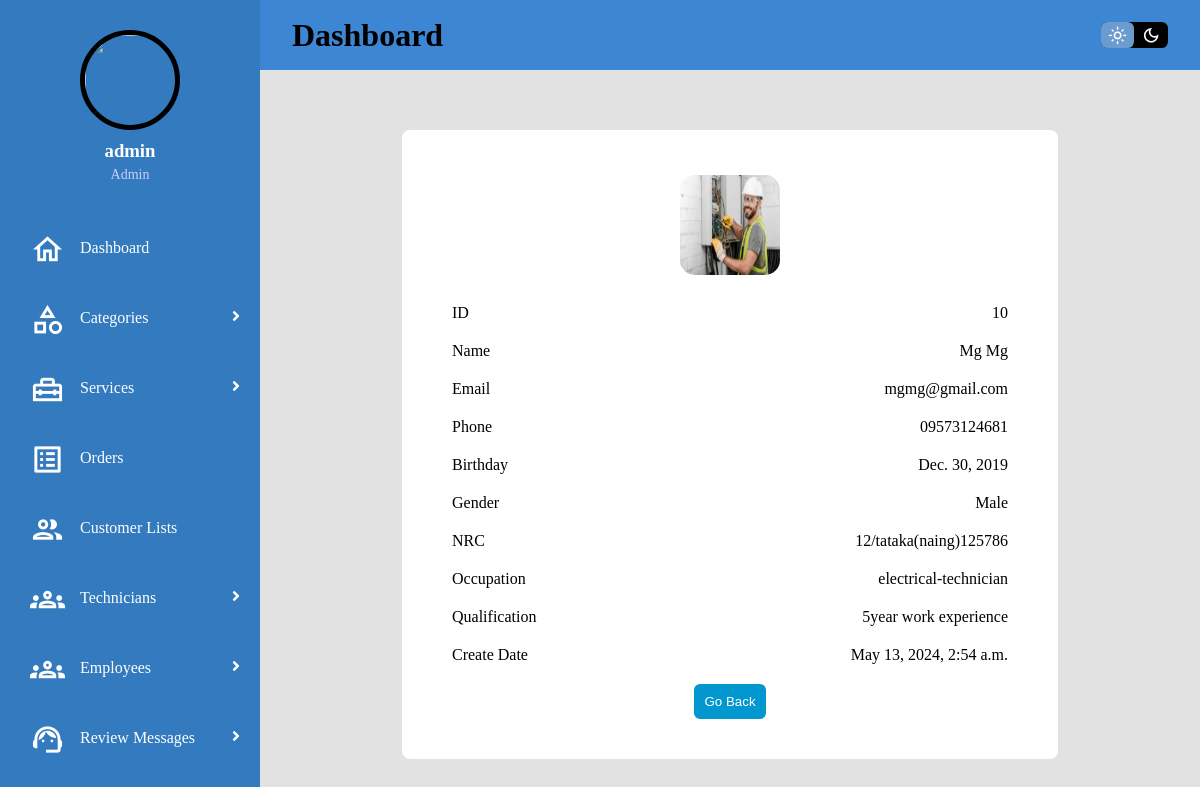
/ets/m_technician/detail/10/ (signed in), run on the app's committed database.
### ETS_app/models.py (models this page shows, shortened)
class Technician(models.Model):
    full_name = models.CharField(max_length=100)
    email = models.EmailField()
    phone = models.CharField(max_length=20)
    birth = models.DateField()
    gender = models.ForeignKey(Gender, on_delete=models.CASCADE, default=None)
    nrc = models.CharField(max_length=100)
    image = models.ImageField(default=None, blank=True)
    occupation = models.ForeignKey(Occupation, on_delete=models.CASCADE, default=None)
    qualification = models.TextField()
    password = models.CharField(max_length=30)
    status = models.BooleanField(default=False)
    create_at = models.DateTimeField(default=None)

class Gender(models.Model):
    name = models.CharField(max_length=20)

class Occupation(models.Model):
    name = models.CharField(max_length=100)
    def __str__(self):
        return self.name

### ETS_app/views.py (the view)
# urls.py: path('m_technician/detail/<int:post_id>/',M_technician_detail),
@permission_required('ETS_app.view_technician', login_url='m_login')
def M_technician_detail(request,post_id):
    technician = Technician.objects.get(id=post_id)
    return render(request,'M_technician_detail.html',{'technician':technician})

### utils/context_processor.py (called while the page is built)
def customer(request):
    try:
        c_user = Customer.objects.get(email=request.user.email)
        return {'c_user':c_user}
    except Exception:
        return {'c_user':None}

def technician(request):
    try:
        t_user = Technician.objects.get(email=request.user.email)
        return {'t_user':t_user}
    except Exception:
        return {'t_user':None}

def main(request):
    try:
        m_user = Main.objects.get(email=request.user.email)
        return {'m_user':m_user}
    except Exception:
        return {'m_user':None}

### ETS_app/templates/M_technician_detail.html (shortened to what this page needs)
{% extends "M_base.html" %}
{% block body %}
{% load static %}
<div class="main">
    <div class="service-add-box-size">
        <div class="box">
            <div class="image">
                {% if technician.image %}
                <img src="{{technician.image.url}}" />
                {% endif %}
            </div>
            <div class="detail">
                <label>ID</label>
                <p>{{technician.id}}</p>
            </div>
            <div class="detail">
                <label>Name</label>
                <p>{{technician.full_name}}</p>
            </div>
            <div class="detail">
                <label>Email</label>
                <p>{{technician.email}}</p>
            </div>
            <div class="detail">
                <label>Phone</label>
                <p>{{technician.phone}}</p>
            </div>
            <div class="detail">
                <label>Birthday</label>
                <p>{{technician.birth}}</p>
            </div>
            <div class="detail">
                <label>Gender</label>
                <p>{{technician.gender.name}}</p>
            </div>
            <div class="detail">
                <label>NRC</label>
                <p>{{technician.nrc}}</p>
            </div>
            <div class="detail">
                <label>Occupation</label>
                <p>{{technician.occupation}}</p>
            </div>
            <div class="detail">
                <label>Qualification</label>
                <p>{{technician.qualification}}</p>
            </div>
            <div class="detail">
                <label>Create Date</label>
                <p>{{technician.create_at}}</p>
            </div>
            {% if technician.status == True %}
            <div class="button">
                <a href="/ets/m_technician/list"><button>Go Back</button></a>
            </div>
            {% else %}
            <div class="button">
                <a href="/ets/m_technician/register/list"><button>Go Back</button></a>
            </div>
            {% endif %}
        </div>
    </div>
</div>
{% endblock %}

### templates/M_sidebar.html (shortened to what this page needs)
{% load static %}
<!DOCTYPE html>
<html>
    <body>
        <div id="sidebar">
            <div class="profile">
                {% if m_user %}
                    {% if m_user.image %}
                    <img src="{{m_user.image.url}}">
                    {% endif %}
                    <h3>{{m_user.name}}</h3>
                    <p>{{m_user.occupation.name}}</p>
                {% else %}
                    <img src="{% static 'images/admin.png'%}">
                    <h3>{{user.username}}</h3>
                    <p>Admin</p>
                {% endif %}
            </div>
            <div class="menu">
                {% if user.is_superuser%}
                <div class="item"><a href="/ets/m_dashboard"><span class="material-icons-outlined">home</span>Dashboard</a></div>
                <div class="item-dropdown" ><a class="sub-btn"><span class="material-icons-outlined">category</span>Categories
                    <i class="fas fa-angle-right dropdown"></i>
                    </a>
                </div>
                <div class="item-dropdown" ><a class="sub-btn"><span class="material-icons-outlined">home_repair_service</span>Services
                    <i class="fas fa-angle-right dropdown"></i>
                    </a>
                </div>
                <div class="item"><a href="/ets/m_order/list"><span class="material-icons-outlined">list_alt</span>Orders</a></div>
                <div class="item"><a href="/ets/m_customer/list"><span class="material-icons-outlined">people</span>Customer Lists</a></div>
                <div class="item-dropdown" ><a class="sub-btn"><span class="material-icons-outlined">groups</span>Technicians
                    <i class="fas fa-angle-right dropdown"></i>
                    </a>
                </div>
                <div class="item-dropdown" ><a class="sub-btn"><span class="material-icons-outlined">groups</span>Employees
                    <i class="fas fa-angle-right dropdown"></i>
                    </a>
                </div>
                <div class="item-dropdown" ><a class="sub-btn"><span class="material-icons-outlined">support_agent</span>Review Messages
                    <i class="fas fa-angle-right dropdown"></i>
                    </a>
                </div>
                <div class="item"><a href="/m_logout"><span class="material-icons-outlined">logout</span>Log Out</a></div>
                {% endif %}
            </div>
        </div>
    </body>
</html>

### static/css/M_dashboard.css (style rules this page uses)
* { margin: 0; padding: 0; box-sizing:border-box; }
.material-icons-outlined { vertical-align: middle; line-height: 1px; font-size: 35px; }
:root { --color-primary: #6C9BCF; --color-text: black; --color-grid-background: #e2e2e2; --color-nav-background: #3d86d4; --color-side-background: #337abe; --color-main-background: white; --color-menu-background: #5889b7; --color-table-header:rgba(240,240,240); }
#sidebar { grid-area: side; height: 100%; background: var(--color-side-background); overflow-y: auto; transition: all 0.5s; -webkit-transition: all 0.5s; color: var(--color-text); }
#sidebar .menu { width: 100%; margin-top: 30px; }
#sidebar .menu .item, #sidebar .menu .item-dropdown { position: relative; cursor: pointer; }
.item a, .item-dropdown a { color: #fff; font-size: 16px; text-decoration: none; display: block; padding: 5px 30px; line-height: 60px; }
.item span, .item-dropdown span { margin-right: 15px; }
#sidebar .menu .item-dropdown .sub-btn .dropdown { position: absolute; right: 0; margin: 20px; transition: 0.3s ease; }
.profile { margin-top: 30px; margin-bottom: 15px; text-align: center; }
.profile img { display: block; width: 100px; height: 100px; border-radius: 50%; margin: 0 auto; border: 5px solid var(--color-text); }
.profile h3 { color: #ffffff; margin: 10px 0 5px; }
.profile p { color: rgba(206, 204, 253); font-size: 14px; }
.main { grid-area: main; overflow-y: auto; background: var(--color-grid-background); padding: 20px 20px; color: var(--color-text); }
.service-add-box-size { padding:2.5rem 2.5rem 0 2.5rem; display:flex; justify-content:center; }
::placeholder { color:#0298cf; }
.box { text-align:center; padding:30px 40px; width:80%; background:var(--color-main-background); border-radius:0.5rem; }
.box> .image { text-align:center; padding:15px; }
.box > .image >img { width:100px; height:100px; border-radius:15px; cursor:pointer; }
.box > .detail { display:flex; justify-content:space-between; padding:10px; }
.box > .detail >p { font-size:medium; font-weight:100; }
.box > .button > a > button { outline:none; border:none; cursor:pointer; border-radius:6px; padding:10px; color:#fff; background-color:#0298cf; }
.box > .button { padding:10px; }

### data on the page
Technician: image (picture), id "10", full_name "Mg Mg", email "mgmg@gmail.com", phone "09573124681", birth "Dec. 30, 2019", gender.name "Male", nrc "12/tataka(naing)125786", occupation "electrical-technician", qualification "5year work experience", create_at "May 13, 2024, 2:54 a.m."

### other printed values
{{ user.username }} "admin"
